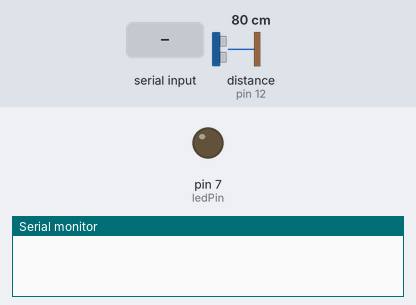
This sketch was run on a simulated Arduino Uno, built with avr-gcc and run on an emulated ATmega328P. Shown: output pins drawn as LEDs (lit = HIGH), the last lines printed to the serial monitor. Inputs (shaded band) come from the test bench; at power-on: distance to the obstacle (sensor on pin 12) 80 cm. The echo pulse lasts 58.3 µs per cm; pins used as bus, display or sensor lines are not drawn.

Above: at 1.2 s.
1.3 s: "a" received over Serial
At 1.6 s:
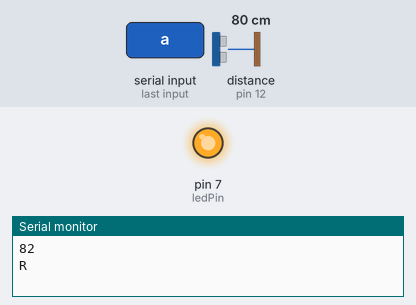
Timing chart, 0 to 4.3 s (numbered marks = the images above; inputs shaded):
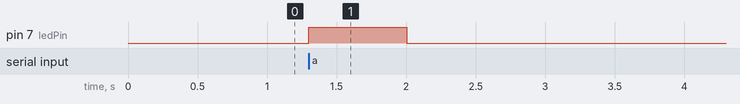

The sketch:

slave.ino
```cpp
 /*
* Ultrasonic Sensor HC-SR04 and Arduino Tutorial
*
* by Dejan Nedelkovski,
* www.HowToMechatronics.com
*
*/


const int trigPin = 11;
const int echoPin = 12;
int state = 0;
#define ledPin 7
// defines variables
long duration;
int distance;
void setup() {
pinMode(ledPin, OUTPUT);
digitalWrite(ledPin, LOW);
pinMode(trigPin, OUTPUT); // Sets the trigPin as an Output
pinMode(echoPin, INPUT); // Sets the echoPin as an Input
Serial.begin(38400); // Starts the serial communication

}
void loop() {
  if(Serial.available() > 0){ // Checks whether data is comming from the serial port
    state = Serial.read(); // Reads the data from the serial port
  }
 // Controlling the LED
 if (state == 'a') {
  digitalWrite(ledPin, HIGH); // LED ON
  // Clears the trigPin
digitalWrite(trigPin, LOW);
delayMicroseconds(10);
// Sets the trigPin on HIGH state for 10 micro seconds
digitalWrite(trigPin, HIGH);
delayMicroseconds(10);
digitalWrite(trigPin, LOW);
// Reads the echoPin, returns the sound wave travel time in microseconds
duration = pulseIn(echoPin, HIGH);
delay(200);
// Calculating the distance
distance= duration*0.034/(2*0.965);
// Prints the distance on the Serial Monitor
Serial.println(distance);
Serial.write(distance);
state = 0;
delay(500);

 }
 else {
  digitalWrite(ledPin, LOW); // LED ON
  state = 0;
 }


}
```

Measured:
- after the input at 1.3 s, pin 7 (ledPin): LOW → HIGH at once, → LOW 0.71 s later
